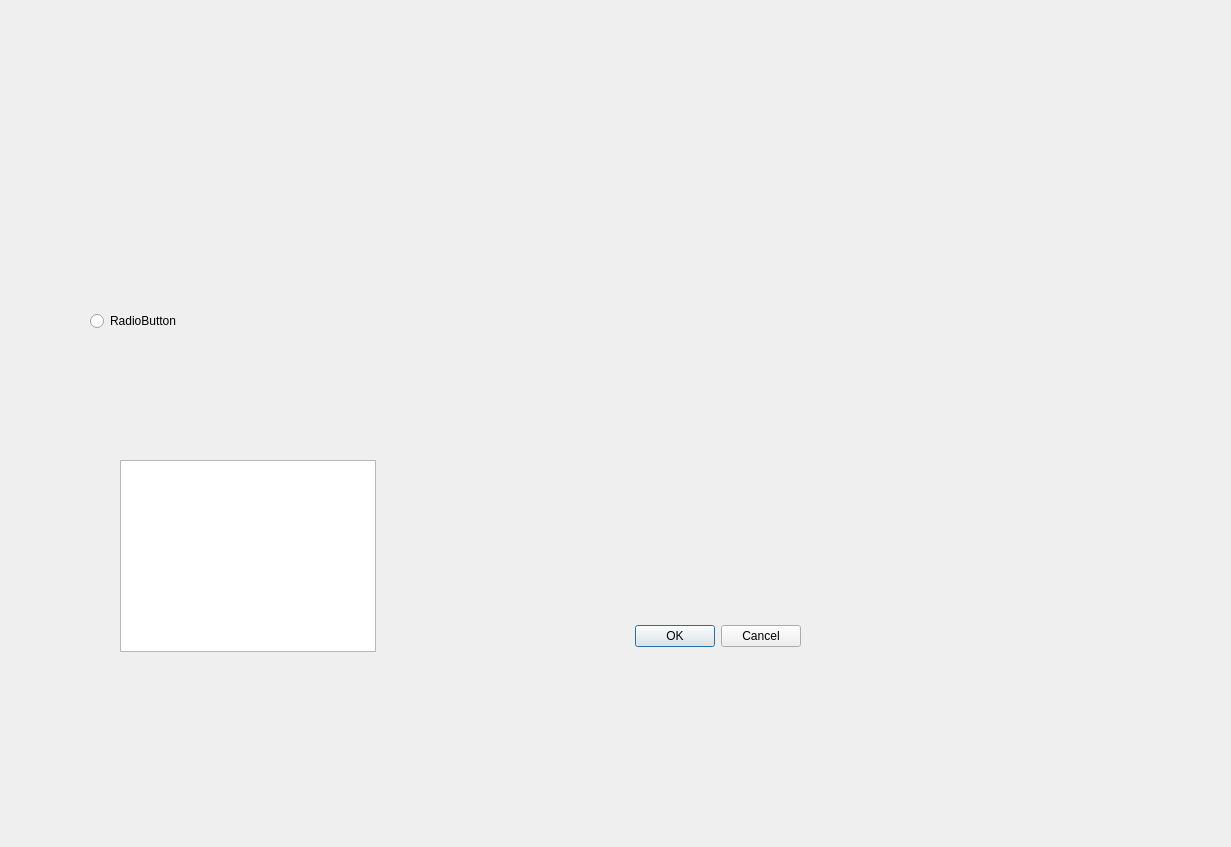
<?xml version="1.0" encoding="UTF-8"?>
<ui version="4.0">
 <class>Dialog</class>
 <widget class="QDialog" name="Dialog">
  <property name="geometry">
   <rect>
    <x>0</x>
    <y>0</y>
    <width>1231</width>
    <height>847</height>
   </rect>
  </property>
  <property name="windowTitle">
   <string>Dialog</string>
  </property>
  <widget class="QDialogButtonBox" name="buttonBox">
   <property name="geometry">
    <rect>
     <x>460</x>
     <y>620</y>
     <width>341</width>
     <height>32</height>
    </rect>
   </property>
   <property name="orientation">
    <enum>Qt::Horizontal</enum>
   </property>
   <property name="standardButtons">
    <set>QDialogButtonBox::Cancel|QDialogButtonBox::Ok</set>
   </property>
  </widget>
  <widget class="QRadioButton" name="radioButton">
   <property name="geometry">
    <rect>
     <x>90</x>
     <y>310</y>
     <width>132</width>
     <height>22</height>
    </rect>
   </property>
   <property name="text">
    <string>RadioButton</string>
   </property>
  </widget>
  <widget class="QListView" name="dqwd">
   <property name="geometry">
    <rect>
     <x>120</x>
     <y>460</y>
     <width>256</width>
     <height>192</height>
    </rect>
   </property>
  </widget>
 </widget>
 <resources/>
 <connections>
  <connection>
   <sender>buttonBox</sender>
   <signal>accepted()</signal>
   <receiver>Dialog</receiver>
   <slot>accept()</slot>
   <hints>
    <hint type="sourcelabel">
     <x>248</x>
     <y>254</y>
    </hint>
    <hint type="destinationlabel">
     <x>157</x>
     <y>274</y>
    </hint>
   </hints>
  </connection>
  <connection>
   <sender>buttonBox</sender>
   <signal>rejected()</signal>
   <receiver>Dialog</receiver>
   <slot>reject()</slot>
   <hints>
    <hint type="sourcelabel">
     <x>316</x>
     <y>260</y>
    </hint>
    <hint type="destinationlabel">
     <x>286</x>
     <y>274</y>
    </hint>
   </hints>
  </connection>
 </connections>
</ui>
